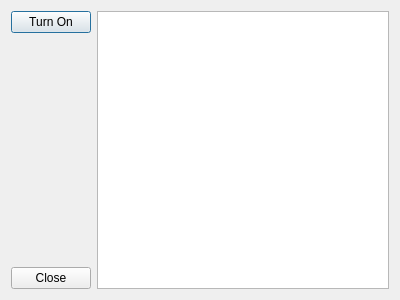
<?xml version="1.0" encoding="UTF-8"?>
<ui version="4.0">
 <class>FacadeDemoDialog</class>
 <widget class="QDialog" name="FacadeDemoDialog">
  <property name="geometry">
   <rect>
    <x>0</x>
    <y>0</y>
    <width>400</width>
    <height>300</height>
   </rect>
  </property>
  <property name="windowTitle">
   <string>Facade</string>
  </property>
  <layout class="QHBoxLayout" name="horizontalLayout">
   <item>
    <layout class="QVBoxLayout" name="verticalLayout">
     <item>
      <widget class="QPushButton" name="btnTurnOn">
       <property name="text">
        <string>Turn On</string>
       </property>
      </widget>
     </item>
     <item>
      <spacer name="verticalSpacer">
       <property name="orientation">
        <enum>Qt::Vertical</enum>
       </property>
       <property name="sizeHint" stdset="0">
        <size>
         <width>20</width>
         <height>40</height>
        </size>
       </property>
      </spacer>
     </item>
     <item>
      <widget class="QPushButton" name="pushButton_2">
       <property name="text">
        <string>Close</string>
       </property>
      </widget>
     </item>
    </layout>
   </item>
   <item>
    <widget class="QTextEdit" name="txtConsole"/>
   </item>
  </layout>
 </widget>
 <resources/>
 <connections>
  <connection>
   <sender>pushButton_2</sender>
   <signal>clicked()</signal>
   <receiver>FacadeDemoDialog</receiver>
   <slot>reject()</slot>
   <hints>
    <hint type="sourcelabel">
     <x>46</x>
     <y>272</y>
    </hint>
    <hint type="destinationlabel">
     <x>47</x>
     <y>208</y>
    </hint>
   </hints>
  </connection>
 </connections>
</ui>
